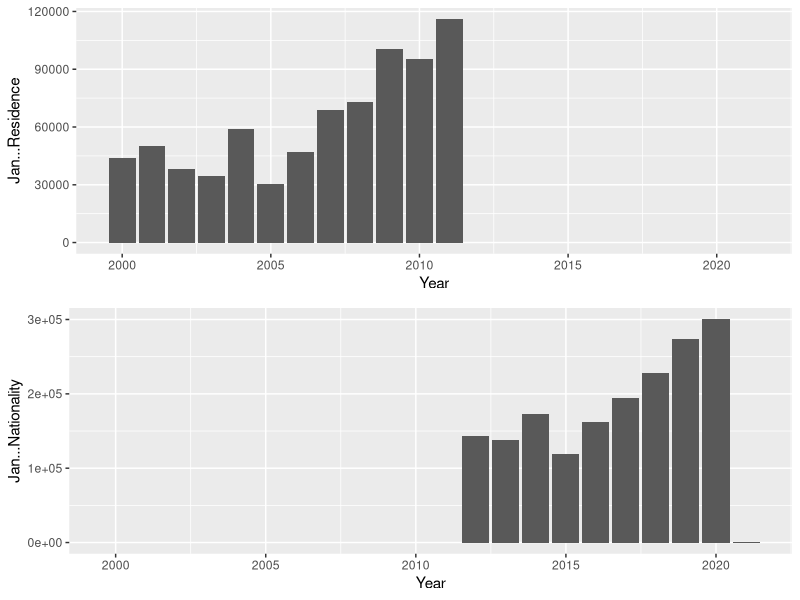

The R source for this figure:
#################
#####Setting#####
#################

setwd("Desktop/WQD7001 - Shiny App/")

library(dplyr)
library(rlang)
library(tidyr)
library(readxl)
library(ggplot2)
library(gridExtra)
library(tidyverse)

#Read data#

tourismdat = read.csv("MonthlyArrivalsbyCountry2000to2021.csv")
head(tourismdat)
names(tourismdat)
summary(tourismdat)

################################################
######Exploratory Data Analysis using China#####
################################################

summarytourismdat <- tourismdat %>% group_by(Year) %>% filter(Destination == "China") 

summarytourismdat

plot1 <- ggplot(summarytourismdat, aes(x=Year, y = Jan...Residence)) +
          geom_bar(stat="identity")

plot2 <- ggplot(summarytourismdat, aes(x=Year, y = Jan...Nationality)) +
  geom_bar(stat="identity")

grid.arrange(plot1, plot2, nrow=2)

#need to sum up residence, earlier years only residence have positive numbers, later years only nationality have numbers

#########################
######Data Clearning#####
#########################

#rename column "Destination" to "Country"
tourismdat <- tourismdat %>% rename(Country = Destination)

#for loop to sum up Residence and Nationality columns for all months
for (month in month.abb) {
  eval(parse_expr(paste0("tourismdat$", month," = ", "tourismdat$", month, "...Residence", 
    " + ", "tourismdat$", month,"...Nationality")))
  }

#drop columns with Residence or Nationality  
tourismdat1 <- tourismdat %>% select(!contains(c("Residence", "Nationality")))

#use gather function to convert month columns into rows
tourismdat2 <- tourismdat1 %>% gather("month", "Arrivals", 3:14)

#create an indicator to label year_month with positive arrivals
tourismdat3 <- mutate(tourismdat2, Positive = case_when(Arrivals>0 ~ 1, Arrivals<=0 ~ 0))
summarytourismdat3 <- group_by(tourismdat3, Country) %>% summarise(NumberPositive = sum(Positive)) %>% arrange(NumberPositive)

#exclude countries with less than 48 months of positive arrivals
summarytourismdat3[summarytourismdat3$NumberPositive < 48,]

tourismdat4 <- filter(tourismdat3, !Country %in% c("Sudan","Qatar","Uzbekistan","Kuwait","Nigeria",
                                                     "Austria","Brazil"))

##########################
######Data Enrichment#####
##########################

###1. Include country region, country code and lat long of capital cities using left join
countryregion <- read_xlsx("CountryRegion.xlsx", col_names = TRUE)

tourismdat5 <- left_join(tourismdat4, countryregion, by = "Country")

###2. Rename_country_name
tourismdat5$Country <- sub("Korea \\(ROK\\)","South Korea",tourismdat5$Country)
tourismdat5$Country <- sub("Chinese Taipei","Taiwan",tourismdat5$Country)

###3. Summarise by year
toursimdat_yearly <- tourismdat5 %>% select(Year, Country, Region, CountryCode, long, lat, Arrivals) %>%
  group_by(Year, Country, Region, CountryCode, long, lat) %>%
  summarise(Arrivals = sum(Arrivals))

###4. Add month rank onto monthly data
tourismdat_monthly <- tourismdat5 %>% select(Year, month, Country, Region, CountryCode, long, lat, Arrivals) %>%
  group_by(Year, Country, Region, CountryCode, long, lat) %>%
  mutate(rankmonth = rank(desc(Arrivals), ties.method="first"))


###Export into csv files
#write.csv(toursimdat_yearly, "C:/Users/Lee Voon Chung/Desktop/UM/Courses/20212022S2/WQD7001/Assignments/Group/Submission/Dataset/tourismdat_yearly.csv", row.names = FALSE)
#write.csv(tourismdat_monthly, "C:/Users/Lee Voon Chung/Desktop/UM/Courses/20212022S2/WQD7001/Assignments/Group/Submission/Dataset/tourismdat_monthly.csv", row.names = FALSE)

###Export into RDS files
saveRDS(toursimdat_yearly, file = "tourism_yearly.rds")
saveRDS(tourismdat_monthly, file = "tourism_monthly.rds")
